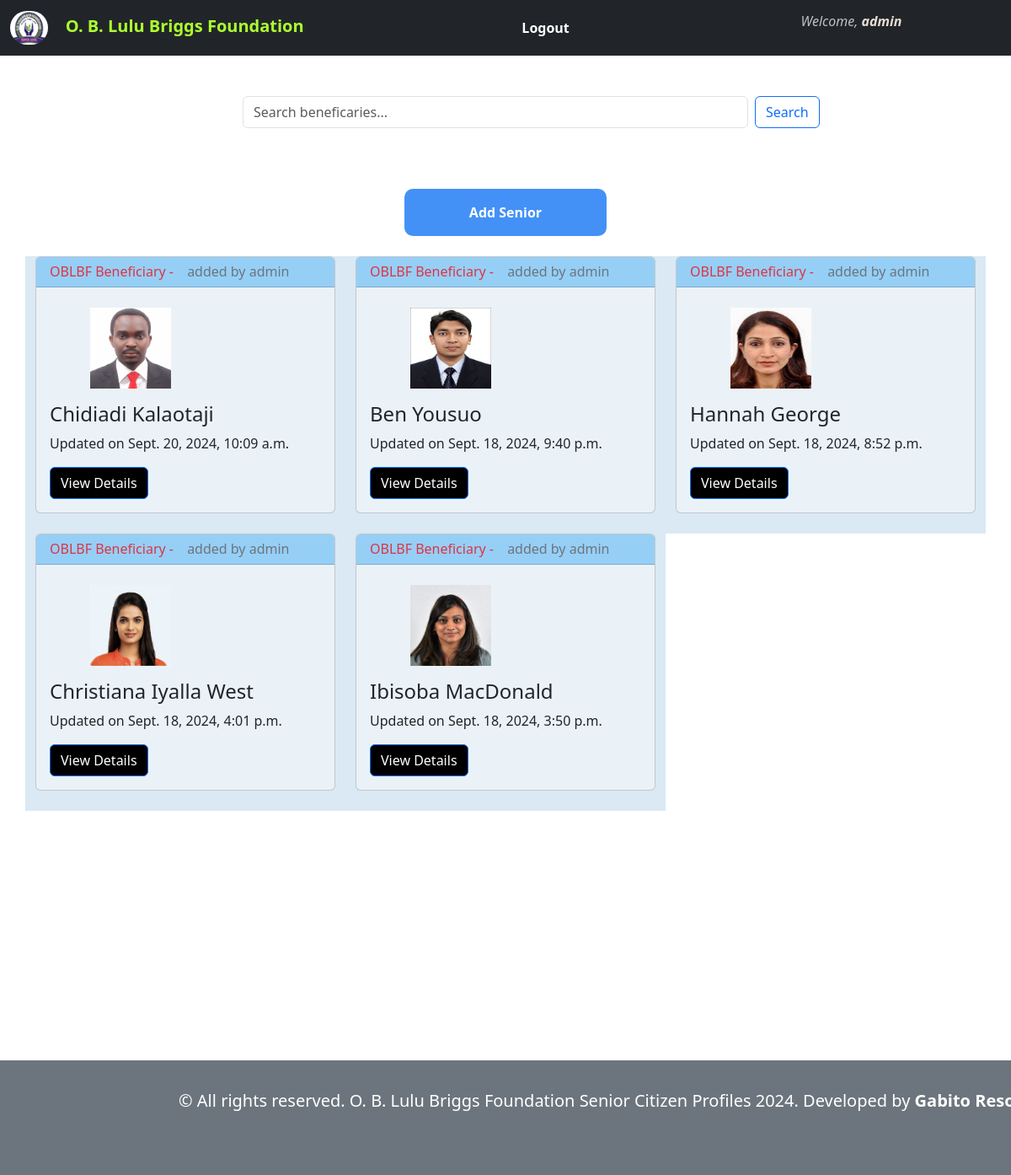
Screenshot of /list/ (signed in) with the database file from the repository.
### senior_data/models.py (models this page shows, shortened)
class Senior(models.Model):
    GENDER_CHOICES = [
        ('M', 'Male'),
        ('F', 'Female'),
    ]
    image = models.ImageField(upload_to="profile_pics", default="img.png")
    user = models.ForeignKey(User, on_delete=models.CASCADE)
    full_name = models.CharField(max_length=200)
    gender = models.CharField(max_length=1, choices=GENDER_CHOICES, default="M")
    dob = models.DateField(default='2000-01-01')
    address = models.CharField(max_length=300, default="Creek Road")
    phone = models.CharField(max_length=15, default="8099765654")
    updated = models.DateTimeField(auto_now=True)
    slug = models.SlugField(max_length=100, unique=True)
    class Meta:
        ordering = ["-updated"]

### senior_data/views.py (the view)
# urls.py: path('list/', views.SeniorListView.as_view(), name='list'),
class SeniorListView(LoginRequiredMixin, ListView):
    model = Senior
    login_url = reverse_lazy('login')
    template_name = "senior_data/senior-list.html"
    context_object_name = "senior"

### templates/senior_data/senior-list.html (shortened to what this page needs)
{% extends 'senior_data/base.html' %}
{% block content %}
<br>
<br>
<form method="POST" action="{% url 'searched' %}" class="d-flex mb-4">
    <input class="form-control me-2" type="search" style="width: 50%; margin-left: 18em;" name="searched" placeholder="Search beneficaries..." aria-label="Search">
    <button class="btn btn-outline-primary" type="submit">Search</button>
</form>
<br><br>
<button class="container" style="background-color: rgb(67, 145, 246);  border: none; border-radius:10px; font-size: 1em; margin-left: 40%; width: 20%; padding: 1em;"><a href="{% url 'add_senior' %}" style="text-decoration: none; color: white; font-weight: bolder;">Add Senior</a></button>
<br>
<div class="container mt-4">
    <div class="row">
        {% for senior in object_list %}
            <div class="col-md-4" style="background-color: rgb(218, 233, 244);">
                <div class="card mb-4" style="background-color: rgb(235, 242, 247);">
                    <h6 class="card-header text-danger" style="background-color: rgb(150, 207, 246);">OBLBF Beneficiary - <span class="container text-secondary">added by {{ senior.user }} </span></h6>
                    <img class="img-fluid mt-4" src="{{ senior.image.url }}" alt="card image cap" style="width: 6em; height: 6em; margin-left: 4em;"/>
                    <div class="card-body">
                        <h4 class="">{{ senior.full_name }}</h4>
                        <p class="card-text">Updated on {{ senior.updated }} </p>
                        <a href="{% url 'senior-detail' slug=senior.slug %}" class="btn btn-primary" style="background-color: black; color: white;">View Details</a>
                    </div>
                </div>
            </div>
        {% endfor %}
    </div>
</div>
<br><br><br><br><br><br>
<br><br><br><br><br><br>
<br><br><br><br><br><br>
{% endblock %}

### templates/senior_data/base.html (shortened to what this page needs)
{% load static %}
<!doctype html>
<html lang="en">
  <head>
    <link href="https://cdn.jsdelivr.net/npm/bootstrap@5.3.3/dist/css/bootstrap.min.css" rel="stylesheet">
  </head>
  <body>
    <nav class="navbar bg-dark" data-bs-theme="dark">
        <div class="container-fluid">
          <a class="navbar-brand" href="{% url 'index' %}"><b style="color: greenyellow"><img src="{% static 'img/oblbf_logo.png' %}" style="width: 45px; height: 40px; border-radius: 2em;">&nbsp &nbsp O. B. Lulu Briggs Foundation</b></a>
            {% if request.user.is_authenticated %}
              <b><a href="{% url 'logout' %}" style="text-decoration: none; color: white">Logout</a></b>
            {% else %}
              <b><a href="{% url 'signup' %}" style="text-decoration: none; color: white">Register</a></b>
              <b><a href="{% url 'login' %}" style="text-decoration: none; color: white">Login</a></b>
            {% endif %}
          <div  style="margin-right: 10%;">
            <ul>
              <li>
                {% if user.is_authenticated %}
                  <i class="user" style="color: silver;">Welcome, <strong  style="color:rgb(234, 221, 212);">{{ user.username }}</strong></i>
                {% endif %}
              </li>
            </ul>
          </div>
        </div>
      </nav>
      {% block content %}
      {% endblock %}
      <nav class="navbar fixed-bottom text-dark bg-secondary">
        <div class="container-fluid">
          <a class="navbar-brand" href="#" style="color: white; margin-left: 10em; margin-top: 1em; margin-bottom: 3em; text-align:center;">&copy All rights reserved. O. B. Lulu Briggs Foundation Senior Citizen Profiles 2024. Developed by <strong>Gabito Resources.</strong></a>
        </div>
      </nav>
</body>
</html>

### rows the page displays
Senior: user "admin", image (picture), full_name "Chidiadi Kalaotaji", updated "Sept. 20, 2024, 10:09 a.m."
Senior: user "admin", image (picture), full_name "Ben Yousuo", updated "Sept. 18, 2024, 9:40 p.m."
Senior: user "admin", image (picture), full_name "Hannah George", updated "Sept. 18, 2024, 8:52 p.m."
Senior: user "admin", image (picture), full_name "Christiana Iyalla West", updated "Sept. 18, 2024, 4:01 p.m."
Senior: user "admin", image (picture), full_name "Ibisoba MacDonald", updated "Sept. 18, 2024, 3:50 p.m."

### other values shown
{{ user.username }} "admin"
